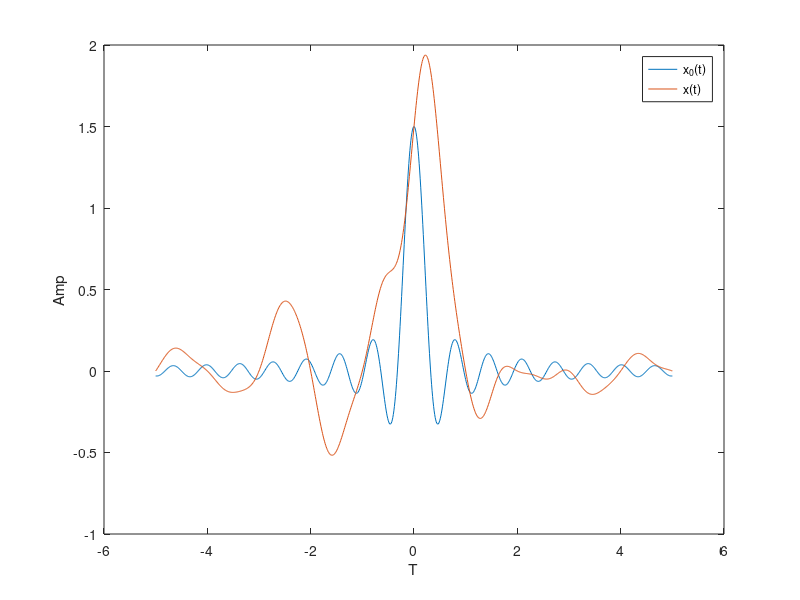

Write MATLAB code to recreate this figure.
Ts = 9/28;
t = -5:0.01:5;
x = @(t) (3/2 + (3/10)*sin(2*pi*t) + sin(2*pi*t/3) - sin(2*pi*t/10)).*sinc(t);
x0 = x(0)*sinc(t/Ts);
plot(t, x0)
xlabel('T');
ylabel('Amp');
hold;
plot(t, x(t));
legend('x_0(t)', 'x(t)');